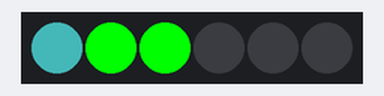
Recording of a sketch running on a simulated Arduino Uno, built with avr-gcc and run on an emulated ATmega328P. Parts: 6 RGB LEDs in strip order, left to right.

Above: at 0.05 s.
At 4.89 s:
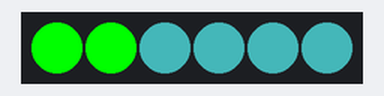
At 9.94 s:
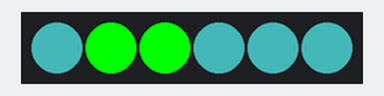
At 19.92 s:
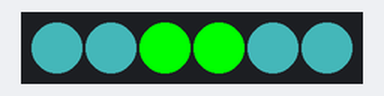
At 29.91 s:
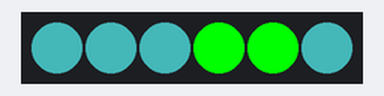
At 39.9 s:
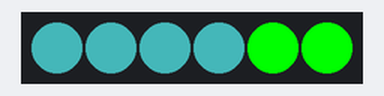
Timing chart, 0 to 40.0 s (numbered marks = the images above):
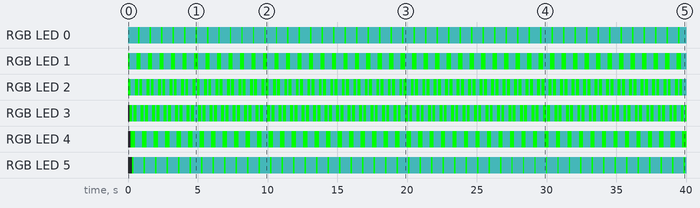

Measured:
- by itself, RGB LED 0, RGB LED 5: alternates RGB(26, 70, 71) for 0.72 s and RGB(0, 255, 0) for 0.10 s
- by itself, RGB LED 1: repeats every 0.82 s: RGB(26, 70, 71) 0.51 s, RGB(0, 255, 0) 0.31 s
- by itself, RGB LED 2: repeats every 0.82 s: RGB(26, 70, 71) 0.31 s, RGB(0, 255, 0) 0.21 s, RGB(26, 70, 71) 0.10 s, RGB(0, 255, 0) 0.21 s
- by itself, RGB LED 3: repeats every 0.82 s: RGB(26, 70, 71) 0.10 s, RGB(0, 255, 0) 0.21 s, RGB(26, 70, 71) 0.31 s, RGB(0, 255, 0) 0.21 s
- by itself, RGB LED 4: alternates RGB(26, 70, 71) for 0.51 s and RGB(0, 255, 0) for 0.31 s

The sketch:

oceanblue-bg.ino
```cpp
#include <FastLED.h>

#define LED_PIN 8
#define NUM_LEDS 6

CRGB leds[NUM_LEDS];

void setup() {
  FastLED.addLeds<WS2812, LED_PIN, GRB>(leds, NUM_LEDS);
  FastLED.setMaxPowerInVoltsAndMilliamps(5, 500);
  FastLED.clear();
  FastLED.show();
}

void loop() {
  // Turn lights from ocean blue to green from left to right
  for (int i = 0; i < NUM_LEDS - 2; i++) {
    leds[i] = CRGB(26, 70, 71);  // Ocean blue background
    leds[i + 1] = CRGB(0, 255, 0); // Green LEDs
    leds[i + 2] = CRGB(0, 255, 0);
    FastLED.setBrightness(255); // Full brightness for green LEDs
    FastLED.show();
    delay(100);
    leds[i] = CRGB(26, 70, 71); // Restore ocean blue background
    leds[i + 1] = CRGB::Black; // Turn off green LEDs
    leds[i + 2] = CRGB::Black;
    FastLED.show();
  }

  // Turn lights from green to ocean blue from right to left
  for (int i = NUM_LEDS - 1; i >= 2; i--) {
    leds[i] = CRGB(26, 70, 71);  // Ocean blue background
    leds[i - 1] = CRGB(0, 255, 0); // Green LEDs
    leds[i - 2] = CRGB(0, 255, 0);
    FastLED.setBrightness(255); // Full brightness for green LEDs
    FastLED.show();
    delay(100);
    leds[i] = CRGB(26, 70, 71); // Restore ocean blue background
    leds[i - 1] = CRGB::Black; // Turn off green LEDs
    leds[i - 2] = CRGB::Black;
    FastLED.show();
  }
}
```
